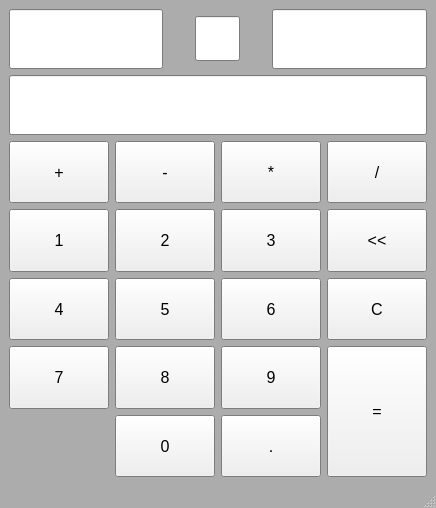
<?xml version="1.0" encoding="UTF-8"?>
<ui version="4.0">
 <class>Calculator</class>
 <widget class="QMainWindow" name="Calculator">
  <property name="geometry">
   <rect>
    <x>0</x>
    <y>0</y>
    <width>436</width>
    <height>508</height>
   </rect>
  </property>
  <property name="palette">
   <palette>
    <active>
     <colorrole role="Base">
      <brush brushstyle="SolidPattern">
       <color alpha="255">
        <red>255</red>
        <green>255</green>
        <blue>255</blue>
       </color>
      </brush>
     </colorrole>
     <colorrole role="Window">
      <brush brushstyle="SolidPattern">
       <color alpha="255">
        <red>172</red>
        <green>172</green>
        <blue>172</blue>
       </color>
      </brush>
     </colorrole>
    </active>
    <inactive>
     <colorrole role="Base">
      <brush brushstyle="SolidPattern">
       <color alpha="255">
        <red>255</red>
        <green>255</green>
        <blue>255</blue>
       </color>
      </brush>
     </colorrole>
     <colorrole role="Window">
      <brush brushstyle="SolidPattern">
       <color alpha="255">
        <red>172</red>
        <green>172</green>
        <blue>172</blue>
       </color>
      </brush>
     </colorrole>
    </inactive>
    <disabled>
     <colorrole role="Base">
      <brush brushstyle="SolidPattern">
       <color alpha="255">
        <red>172</red>
        <green>172</green>
        <blue>172</blue>
       </color>
      </brush>
     </colorrole>
     <colorrole role="Window">
      <brush brushstyle="SolidPattern">
       <color alpha="255">
        <red>172</red>
        <green>172</green>
        <blue>172</blue>
       </color>
      </brush>
     </colorrole>
    </disabled>
   </palette>
  </property>
  <property name="windowTitle">
   <string>MainWindow</string>
  </property>
  <widget class="QWidget" name="centralwidget">
   <property name="palette">
    <palette>
     <active>
      <colorrole role="Base">
       <brush brushstyle="SolidPattern">
        <color alpha="255">
         <red>255</red>
         <green>255</green>
         <blue>255</blue>
        </color>
       </brush>
      </colorrole>
      <colorrole role="Window">
       <brush brushstyle="SolidPattern">
        <color alpha="255">
         <red>173</red>
         <green>173</green>
         <blue>173</blue>
        </color>
       </brush>
      </colorrole>
     </active>
     <inactive>
      <colorrole role="Base">
       <brush brushstyle="SolidPattern">
        <color alpha="255">
         <red>255</red>
         <green>255</green>
         <blue>255</blue>
        </color>
       </brush>
      </colorrole>
      <colorrole role="Window">
       <brush brushstyle="SolidPattern">
        <color alpha="255">
         <red>173</red>
         <green>173</green>
         <blue>173</blue>
        </color>
       </brush>
      </colorrole>
     </inactive>
     <disabled>
      <colorrole role="Base">
       <brush brushstyle="SolidPattern">
        <color alpha="255">
         <red>173</red>
         <green>173</green>
         <blue>173</blue>
        </color>
       </brush>
      </colorrole>
      <colorrole role="Window">
       <brush brushstyle="SolidPattern">
        <color alpha="255">
         <red>173</red>
         <green>173</green>
         <blue>173</blue>
        </color>
       </brush>
      </colorrole>
     </disabled>
    </palette>
   </property>
   <layout class="QGridLayout" name="gridLayout_3">
    <item row="0" column="0">
     <layout class="QGridLayout" name="gridLayout_2">
      <item row="2" column="0">
       <layout class="QGridLayout" name="gridLayout">
        <item row="5" column="1">
         <widget class="QPushButton" name="pbN0">
          <property name="sizePolicy">
           <sizepolicy hsizetype="Minimum" vsizetype="Expanding">
            <horstretch>0</horstretch>
            <verstretch>0</verstretch>
           </sizepolicy>
          </property>
          <property name="font">
           <font>
            <pointsize>12</pointsize>
           </font>
          </property>
          <property name="text">
           <string>0</string>
          </property>
          <property name="shortcut">
           <string>0</string>
          </property>
         </widget>
        </item>
        <item row="4" column="1">
         <widget class="QPushButton" name="pbN8">
          <property name="sizePolicy">
           <sizepolicy hsizetype="Minimum" vsizetype="Expanding">
            <horstretch>0</horstretch>
            <verstretch>0</verstretch>
           </sizepolicy>
          </property>
          <property name="font">
           <font>
            <pointsize>12</pointsize>
           </font>
          </property>
          <property name="text">
           <string>8</string>
          </property>
          <property name="shortcut">
           <string>8</string>
          </property>
         </widget>
        </item>
        <item row="4" column="3" rowspan="2">
         <widget class="QPushButton" name="pbCalculate">
          <property name="sizePolicy">
           <sizepolicy hsizetype="Minimum" vsizetype="Expanding">
            <horstretch>0</horstretch>
            <verstretch>0</verstretch>
           </sizepolicy>
          </property>
          <property name="font">
           <font>
            <pointsize>12</pointsize>
           </font>
          </property>
          <property name="text">
           <string>=</string>
          </property>
          <property name="shortcut">
           <string>Return</string>
          </property>
         </widget>
        </item>
        <item row="1" column="3">
         <widget class="QPushButton" name="pbRemove">
          <property name="sizePolicy">
           <sizepolicy hsizetype="Minimum" vsizetype="Expanding">
            <horstretch>0</horstretch>
            <verstretch>0</verstretch>
           </sizepolicy>
          </property>
          <property name="font">
           <font>
            <pointsize>12</pointsize>
           </font>
          </property>
          <property name="text">
           <string>&lt;&lt;</string>
          </property>
          <property name="shortcut">
           <string>Backspace</string>
          </property>
         </widget>
        </item>
        <item row="1" column="0">
         <widget class="QPushButton" name="pbN1">
          <property name="sizePolicy">
           <sizepolicy hsizetype="Minimum" vsizetype="Expanding">
            <horstretch>0</horstretch>
            <verstretch>0</verstretch>
           </sizepolicy>
          </property>
          <property name="font">
           <font>
            <pointsize>12</pointsize>
           </font>
          </property>
          <property name="text">
           <string>1</string>
          </property>
          <property name="shortcut">
           <string>1</string>
          </property>
         </widget>
        </item>
        <item row="3" column="0">
         <widget class="QPushButton" name="pbN4">
          <property name="sizePolicy">
           <sizepolicy hsizetype="Minimum" vsizetype="Expanding">
            <horstretch>0</horstretch>
            <verstretch>0</verstretch>
           </sizepolicy>
          </property>
          <property name="font">
           <font>
            <pointsize>12</pointsize>
           </font>
          </property>
          <property name="text">
           <string>4</string>
          </property>
          <property name="shortcut">
           <string>4</string>
          </property>
         </widget>
        </item>
        <item row="1" column="1">
         <widget class="QPushButton" name="pbN2">
          <property name="sizePolicy">
           <sizepolicy hsizetype="Minimum" vsizetype="Expanding">
            <horstretch>0</horstretch>
            <verstretch>0</verstretch>
           </sizepolicy>
          </property>
          <property name="font">
           <font>
            <pointsize>12</pointsize>
           </font>
          </property>
          <property name="text">
           <string>2</string>
          </property>
          <property name="shortcut">
           <string>2</string>
          </property>
         </widget>
        </item>
        <item row="3" column="2">
         <widget class="QPushButton" name="pbN6">
          <property name="sizePolicy">
           <sizepolicy hsizetype="Minimum" vsizetype="Expanding">
            <horstretch>0</horstretch>
            <verstretch>0</verstretch>
           </sizepolicy>
          </property>
          <property name="font">
           <font>
            <pointsize>12</pointsize>
           </font>
          </property>
          <property name="text">
           <string>6</string>
          </property>
          <property name="shortcut">
           <string>6</string>
          </property>
         </widget>
        </item>
        <item row="1" column="2">
         <widget class="QPushButton" name="pbN3">
          <property name="sizePolicy">
           <sizepolicy hsizetype="Minimum" vsizetype="Expanding">
            <horstretch>0</horstretch>
            <verstretch>0</verstretch>
           </sizepolicy>
          </property>
          <property name="font">
           <font>
            <pointsize>12</pointsize>
           </font>
          </property>
          <property name="text">
           <string>3</string>
          </property>
          <property name="shortcut">
           <string>3</string>
          </property>
         </widget>
        </item>
        <item row="4" column="2">
         <widget class="QPushButton" name="pbN9">
          <property name="sizePolicy">
           <sizepolicy hsizetype="Minimum" vsizetype="Expanding">
            <horstretch>0</horstretch>
            <verstretch>0</verstretch>
           </sizepolicy>
          </property>
          <property name="font">
           <font>
            <pointsize>12</pointsize>
           </font>
          </property>
          <property name="text">
           <string>9</string>
          </property>
          <property name="shortcut">
           <string>9</string>
          </property>
         </widget>
        </item>
        <item row="4" column="0">
         <widget class="QPushButton" name="pbN7">
          <property name="sizePolicy">
           <sizepolicy hsizetype="Minimum" vsizetype="Expanding">
            <horstretch>0</horstretch>
            <verstretch>0</verstretch>
           </sizepolicy>
          </property>
          <property name="font">
           <font>
            <pointsize>12</pointsize>
           </font>
          </property>
          <property name="text">
           <string>7</string>
          </property>
          <property name="shortcut">
           <string>7</string>
          </property>
         </widget>
        </item>
        <item row="5" column="2">
         <widget class="QPushButton" name="pbDot">
          <property name="sizePolicy">
           <sizepolicy hsizetype="Minimum" vsizetype="Expanding">
            <horstretch>0</horstretch>
            <verstretch>0</verstretch>
           </sizepolicy>
          </property>
          <property name="font">
           <font>
            <pointsize>12</pointsize>
           </font>
          </property>
          <property name="text">
           <string>.</string>
          </property>
          <property name="shortcut">
           <string>.</string>
          </property>
         </widget>
        </item>
        <item row="3" column="1">
         <widget class="QPushButton" name="pbN5">
          <property name="sizePolicy">
           <sizepolicy hsizetype="Minimum" vsizetype="Expanding">
            <horstretch>0</horstretch>
            <verstretch>0</verstretch>
           </sizepolicy>
          </property>
          <property name="font">
           <font>
            <pointsize>12</pointsize>
           </font>
          </property>
          <property name="text">
           <string>5</string>
          </property>
          <property name="shortcut">
           <string>5</string>
          </property>
         </widget>
        </item>
        <item row="3" column="3">
         <widget class="QPushButton" name="pbClear">
          <property name="sizePolicy">
           <sizepolicy hsizetype="Minimum" vsizetype="Expanding">
            <horstretch>0</horstretch>
            <verstretch>0</verstretch>
           </sizepolicy>
          </property>
          <property name="font">
           <font>
            <pointsize>12</pointsize>
           </font>
          </property>
          <property name="text">
           <string>C</string>
          </property>
         </widget>
        </item>
        <item row="0" column="0">
         <widget class="QPushButton" name="pbAdd">
          <property name="sizePolicy">
           <sizepolicy hsizetype="Minimum" vsizetype="Expanding">
            <horstretch>0</horstretch>
            <verstretch>0</verstretch>
           </sizepolicy>
          </property>
          <property name="font">
           <font>
            <pointsize>12</pointsize>
           </font>
          </property>
          <property name="text">
           <string>+</string>
          </property>
          <property name="shortcut">
           <string>+</string>
          </property>
         </widget>
        </item>
        <item row="0" column="1">
         <widget class="QPushButton" name="pbSubtract">
          <property name="sizePolicy">
           <sizepolicy hsizetype="Minimum" vsizetype="Expanding">
            <horstretch>0</horstretch>
            <verstretch>0</verstretch>
           </sizepolicy>
          </property>
          <property name="font">
           <font>
            <pointsize>12</pointsize>
           </font>
          </property>
          <property name="text">
           <string>-</string>
          </property>
          <property name="shortcut">
           <string>-</string>
          </property>
         </widget>
        </item>
        <item row="0" column="2">
         <widget class="QPushButton" name="pbMultiply">
          <property name="sizePolicy">
           <sizepolicy hsizetype="Minimum" vsizetype="Expanding">
            <horstretch>0</horstretch>
            <verstretch>0</verstretch>
           </sizepolicy>
          </property>
          <property name="font">
           <font>
            <pointsize>12</pointsize>
           </font>
          </property>
          <property name="text">
           <string>*</string>
          </property>
          <property name="shortcut">
           <string>*</string>
          </property>
         </widget>
        </item>
        <item row="0" column="3">
         <widget class="QPushButton" name="pbDivide">
          <property name="sizePolicy">
           <sizepolicy hsizetype="Minimum" vsizetype="Expanding">
            <horstretch>0</horstretch>
            <verstretch>0</verstretch>
           </sizepolicy>
          </property>
          <property name="font">
           <font>
            <pointsize>12</pointsize>
           </font>
          </property>
          <property name="text">
           <string>/</string>
          </property>
          <property name="shortcut">
           <string>/</string>
          </property>
         </widget>
        </item>
       </layout>
      </item>
      <item row="1" column="0">
       <widget class="QLineEdit" name="leResult">
        <property name="sizePolicy">
         <sizepolicy hsizetype="Expanding" vsizetype="Minimum">
          <horstretch>0</horstretch>
          <verstretch>0</verstretch>
         </sizepolicy>
        </property>
        <property name="minimumSize">
         <size>
          <width>0</width>
          <height>60</height>
         </size>
        </property>
        <property name="font">
         <font>
          <pointsize>14</pointsize>
         </font>
        </property>
        <property name="frame">
         <bool>true</bool>
        </property>
        <property name="readOnly">
         <bool>true</bool>
        </property>
       </widget>
      </item>
      <item row="0" column="0">
       <layout class="QHBoxLayout" name="horizontalLayout">
        <property name="spacing">
         <number>32</number>
        </property>
        <item>
         <widget class="QLineEdit" name="leLeftValue">
          <property name="sizePolicy">
           <sizepolicy hsizetype="Expanding" vsizetype="Fixed">
            <horstretch>0</horstretch>
            <verstretch>0</verstretch>
           </sizepolicy>
          </property>
          <property name="minimumSize">
           <size>
            <width>0</width>
            <height>60</height>
           </size>
          </property>
          <property name="font">
           <font>
            <pointsize>14</pointsize>
           </font>
          </property>
          <property name="text">
           <string/>
          </property>
          <property name="frame">
           <bool>true</bool>
          </property>
          <property name="readOnly">
           <bool>true</bool>
          </property>
         </widget>
        </item>
        <item>
         <widget class="QLineEdit" name="leOperator">
          <property name="sizePolicy">
           <sizepolicy hsizetype="Fixed" vsizetype="Fixed">
            <horstretch>0</horstretch>
            <verstretch>0</verstretch>
           </sizepolicy>
          </property>
          <property name="minimumSize">
           <size>
            <width>45</width>
            <height>45</height>
           </size>
          </property>
          <property name="maximumSize">
           <size>
            <width>45</width>
            <height>45</height>
           </size>
          </property>
          <property name="font">
           <font>
            <pointsize>12</pointsize>
           </font>
          </property>
          <property name="text">
           <string/>
          </property>
          <property name="frame">
           <bool>true</bool>
          </property>
          <property name="alignment">
           <set>Qt::AlignCenter</set>
          </property>
          <property name="readOnly">
           <bool>true</bool>
          </property>
         </widget>
        </item>
        <item>
         <widget class="QLineEdit" name="leRightValue">
          <property name="sizePolicy">
           <sizepolicy hsizetype="Expanding" vsizetype="Fixed">
            <horstretch>0</horstretch>
            <verstretch>0</verstretch>
           </sizepolicy>
          </property>
          <property name="minimumSize">
           <size>
            <width>0</width>
            <height>60</height>
           </size>
          </property>
          <property name="font">
           <font>
            <pointsize>14</pointsize>
           </font>
          </property>
          <property name="text">
           <string/>
          </property>
          <property name="frame">
           <bool>true</bool>
          </property>
          <property name="readOnly">
           <bool>true</bool>
          </property>
         </widget>
        </item>
       </layout>
      </item>
     </layout>
    </item>
   </layout>
  </widget>
  <widget class="QMenuBar" name="menubar">
   <property name="geometry">
    <rect>
     <x>0</x>
     <y>0</y>
     <width>436</width>
     <height>21</height>
    </rect>
   </property>
  </widget>
  <widget class="QStatusBar" name="statusbar"/>
 </widget>
 <resources/>
 <connections>
  <connection>
   <sender>pbN0</sender>
   <signal>clicked()</signal>
   <receiver>Calculator</receiver>
   <slot>inputNum()</slot>
   <hints>
    <hint type="sourcelabel">
     <x>165</x>
     <y>448</y>
    </hint>
    <hint type="destinationlabel">
     <x>217</x>
     <y>253</y>
    </hint>
   </hints>
  </connection>
  <connection>
   <sender>pbN1</sender>
   <signal>clicked()</signal>
   <receiver>Calculator</receiver>
   <slot>inputNum()</slot>
   <hints>
    <hint type="sourcelabel">
     <x>60</x>
     <y>257</y>
    </hint>
    <hint type="destinationlabel">
     <x>217</x>
     <y>253</y>
    </hint>
   </hints>
  </connection>
  <connection>
   <sender>pbN2</sender>
   <signal>clicked()</signal>
   <receiver>Calculator</receiver>
   <slot>inputNum()</slot>
   <hints>
    <hint type="sourcelabel">
     <x>165</x>
     <y>257</y>
    </hint>
    <hint type="destinationlabel">
     <x>217</x>
     <y>253</y>
    </hint>
   </hints>
  </connection>
  <connection>
   <sender>pbN3</sender>
   <signal>clicked()</signal>
   <receiver>Calculator</receiver>
   <slot>inputNum()</slot>
   <hints>
    <hint type="sourcelabel">
     <x>270</x>
     <y>257</y>
    </hint>
    <hint type="destinationlabel">
     <x>217</x>
     <y>253</y>
    </hint>
   </hints>
  </connection>
  <connection>
   <sender>pbN4</sender>
   <signal>clicked()</signal>
   <receiver>Calculator</receiver>
   <slot>inputNum()</slot>
   <hints>
    <hint type="sourcelabel">
     <x>60</x>
     <y>321</y>
    </hint>
    <hint type="destinationlabel">
     <x>217</x>
     <y>253</y>
    </hint>
   </hints>
  </connection>
  <connection>
   <sender>pbN5</sender>
   <signal>clicked()</signal>
   <receiver>Calculator</receiver>
   <slot>inputNum()</slot>
   <hints>
    <hint type="sourcelabel">
     <x>165</x>
     <y>321</y>
    </hint>
    <hint type="destinationlabel">
     <x>217</x>
     <y>253</y>
    </hint>
   </hints>
  </connection>
  <connection>
   <sender>pbN6</sender>
   <signal>clicked()</signal>
   <receiver>Calculator</receiver>
   <slot>inputNum()</slot>
   <hints>
    <hint type="sourcelabel">
     <x>270</x>
     <y>321</y>
    </hint>
    <hint type="destinationlabel">
     <x>217</x>
     <y>253</y>
    </hint>
   </hints>
  </connection>
  <connection>
   <sender>pbN7</sender>
   <signal>clicked()</signal>
   <receiver>Calculator</receiver>
   <slot>inputNum()</slot>
   <hints>
    <hint type="sourcelabel">
     <x>60</x>
     <y>384</y>
    </hint>
    <hint type="destinationlabel">
     <x>217</x>
     <y>253</y>
    </hint>
   </hints>
  </connection>
  <connection>
   <sender>pbN8</sender>
   <signal>clicked()</signal>
   <receiver>Calculator</receiver>
   <slot>inputNum()</slot>
   <hints>
    <hint type="sourcelabel">
     <x>165</x>
     <y>384</y>
    </hint>
    <hint type="destinationlabel">
     <x>217</x>
     <y>253</y>
    </hint>
   </hints>
  </connection>
  <connection>
   <sender>pbN9</sender>
   <signal>clicked()</signal>
   <receiver>Calculator</receiver>
   <slot>inputNum()</slot>
   <hints>
    <hint type="sourcelabel">
     <x>270</x>
     <y>384</y>
    </hint>
    <hint type="destinationlabel">
     <x>217</x>
     <y>253</y>
    </hint>
   </hints>
  </connection>
  <connection>
   <sender>pbAdd</sender>
   <signal>clicked()</signal>
   <receiver>Calculator</receiver>
   <slot>inputOperator()</slot>
   <hints>
    <hint type="sourcelabel">
     <x>60</x>
     <y>194</y>
    </hint>
    <hint type="destinationlabel">
     <x>217</x>
     <y>253</y>
    </hint>
   </hints>
  </connection>
  <connection>
   <sender>pbCalculate</sender>
   <signal>clicked()</signal>
   <receiver>Calculator</receiver>
   <slot>inputOperator()</slot>
   <hints>
    <hint type="sourcelabel">
     <x>375</x>
     <y>416</y>
    </hint>
    <hint type="destinationlabel">
     <x>217</x>
     <y>253</y>
    </hint>
   </hints>
  </connection>
  <connection>
   <sender>pbClear</sender>
   <signal>clicked()</signal>
   <receiver>Calculator</receiver>
   <slot>inputOperator()</slot>
   <hints>
    <hint type="sourcelabel">
     <x>375</x>
     <y>321</y>
    </hint>
    <hint type="destinationlabel">
     <x>217</x>
     <y>253</y>
    </hint>
   </hints>
  </connection>
  <connection>
   <sender>pbDivide</sender>
   <signal>clicked()</signal>
   <receiver>Calculator</receiver>
   <slot>inputOperator()</slot>
   <hints>
    <hint type="sourcelabel">
     <x>375</x>
     <y>194</y>
    </hint>
    <hint type="destinationlabel">
     <x>217</x>
     <y>253</y>
    </hint>
   </hints>
  </connection>
  <connection>
   <sender>pbDot</sender>
   <signal>clicked()</signal>
   <receiver>Calculator</receiver>
   <slot>inputOperator()</slot>
   <hints>
    <hint type="sourcelabel">
     <x>270</x>
     <y>448</y>
    </hint>
    <hint type="destinationlabel">
     <x>217</x>
     <y>253</y>
    </hint>
   </hints>
  </connection>
  <connection>
   <sender>pbMultiply</sender>
   <signal>clicked()</signal>
   <receiver>Calculator</receiver>
   <slot>inputOperator()</slot>
   <hints>
    <hint type="sourcelabel">
     <x>270</x>
     <y>194</y>
    </hint>
    <hint type="destinationlabel">
     <x>217</x>
     <y>253</y>
    </hint>
   </hints>
  </connection>
  <connection>
   <sender>pbRemove</sender>
   <signal>clicked()</signal>
   <receiver>Calculator</receiver>
   <slot>inputOperator()</slot>
   <hints>
    <hint type="sourcelabel">
     <x>375</x>
     <y>257</y>
    </hint>
    <hint type="destinationlabel">
     <x>217</x>
     <y>253</y>
    </hint>
   </hints>
  </connection>
  <connection>
   <sender>pbSubtract</sender>
   <signal>clicked()</signal>
   <receiver>Calculator</receiver>
   <slot>inputOperator()</slot>
   <hints>
    <hint type="sourcelabel">
     <x>165</x>
     <y>194</y>
    </hint>
    <hint type="destinationlabel">
     <x>217</x>
     <y>253</y>
    </hint>
   </hints>
  </connection>
 </connections>
 <slots>
  <slot>inputNum()</slot>
  <slot>inputOperator()</slot>
 </slots>
</ui>
